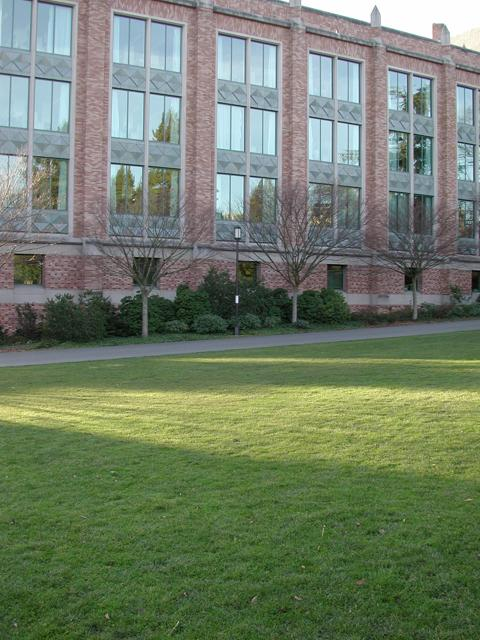
#> input picture spring_2023/computer vision/hw2/data/campus_000.jpg, 480 x 640 px
$ python -i MotionDetector.py   (imports and definitions only)   (older library calls are emulated)
#> lines starting #> are read from the running program, lines starting #| are printed output that depends on the picture; after the words box and inside, x2 and y2 are one past the last pixel; in counts of white or black regions, pixels touching at a corner belong together
### spring_2023/computer vision/hw3/KalhmanFilter.py
import numpy as np

'''
this implementation refer to these 2 websites
https://arxiv.org/pdf/1204.0375.pdf#:~:text=A%20Kalman%20Filtering%20is%20carried,in%20wireless%20networks%20is%20given.
https://thekalmanfilter.com/kalman-filter-explained-simply/

Assume we only track position and velocity
'''

class KalhmanFilter:
    def __init__(self, X, dt=1, start_frame=0, last_updated_frame=0, region=None):
        '''
        X : The mean state estimate of the previous step (k−1).
        P : The state covariance of previous step (k−1).
        A : The transition n n × matrix.
        Q : The process noise covariance matrix.
        B : The input effect matrix.
        U : The control input.
        H : State-to-measurement matrix
        R : Measurement covariance matrix

        There are some matrix that we don't need in this implementation, it's here for study purpose
        '''
        self.X = X

        self.dt = dt
        self.P = np.diag((5, 5, 5, 5))
        self.A = np.array([[1, 0, dt , 0],
                           [0, 1, 0, dt],
                           [0, 0, 1, 0],
                           [0, 0, 0,1]])
        self.Q = np.eye(4)
        self.B = np.eye(4)
        self.U = np.zeros((4,1))
        self.H = np.array([[1, 0, 0, 0], [0, 1, 0, 0]])

        self.start_frame = last_updated_frame
        self.last_updated_frame = last_updated_frame
        self.region = region
        self.history = []

    # [21 lines left out: functions predict, update, not called in this run]
        # LH = gauss_pdf(Y, IM, IS) this is the likelyhood, we probably don't need this

### spring_2023/computer vision/hw3/MotionDetector.py
import numpy as np
import matplotlib.pyplot as plt
import skvideo.io
from skimage.color import rgb2gray, gray2rgb
from skimage.measure import label, regionprops
from skimage.morphology import dilation
import cv2
import skimage.io as io
from KalhmanFilter import KalhmanFilter

np.float = np.float64
np.int = np.int_

class MotionDetector:
    def __init__(self, frames, frame_hysteresis=5, motion_threshold=0.05, distance_threshold=50,
                skip_frames=3, max_objects=10):
        self.frames = frames
        self.frame_hysteresis = frame_hysteresis # active or inactive object
        self.motion_threshold = motion_threshold  # something that moving too slow
        self.distance_threshold = distance_threshold # determine if an object candidate belongs to an object currently being tracked.
        self.skip_frames = skip_frames
        self.max_objects = max_objects
        self.tracking_objects = []
        self.last_frame_idx = 0
        self.candidates = self.detect_objects(2)
        self.draw_candidates(2)


    '''
    the object could be active or inactive
    think about, an object can stop for a while, then start moving back
    that is the reason why we need to consider an object is active or inactive
    noticed that being actived doesn't mean being tracked (very important)
    '''
    # [65 lines left out: function update_tracking, not called in this run]


    def detect_objects(self, frame_idx):
#> called with frame_idx = 2
        if frame_idx < 2:
            frame_idx = 2

        frame1 = rgb2gray(self.frames[frame_idx-2])
#> frame1 = 480 rows, first 8: [164, 196, 207], [157, 189, 200], [148, 180, 191], [142, 174, 185], [142, 174, 185], [142, 174, 185], [141, 173, 186], [140, 172, 185]
        frame2 = rgb2gray(self.frames[frame_idx-1])
#> frame2 = 480 rows, first 8: [165, 197, 208], [157, 189, 200], [148, 180, 191], [142, 174, 185], [141, 173, 184], [142, 174, 185], [141, 173, 186], [140, 172, 185]
        frame3 = rgb2gray(self.frames[frame_idx])
#> frame3 = 480 rows, first 8: [166, 198, 209], [158, 190, 201], [148, 180, 191], [142, 174, 185], [141, 173, 184], [142, 174, 185], [141, 173, 186], [140, 172, 185]
        diff1 = np.abs(frame3-frame2)
#> diff1 = 480 rows, first 8: [1, 1, 1], [1, 1, 1], [0, 0, 0], [0, 0, 0], [0, 0, 0], [0, 0, 0], [0, 0, 0], [0, 0, 0]
        diff2 = np.abs(frame2-frame1)
#> diff2 = 480 rows, first 8: [1, 1, 1], [0, 0, 0], [0, 0, 0], [0, 0, 0], [255, 255, 255], [0, 0, 0], [0, 0, 0], [0, 0, 0]

        motion_frame = np.minimum(diff1, diff2)
#> motion_frame = 480 rows, first 8: [1, 1, 1], [0, 0, 0], [0, 0, 0], [0, 0, 0], [0, 0, 0], [0, 0, 0], [0, 0, 0], [0, 0, 0]
        thresh_frame = motion_frame > self.motion_threshold
#> thresh_frame = 480 rows, first 8: [True, True, True], [False, False, False], [False, False, False], [False, False, False], [False, False, False], [False, False, False], [False, False, False], [False, False, False]
        dilated_frame = dilation(thresh_frame, np.ones((9, 9)))
#> dilated_frame = 480 rows, first 8: [True, True, True], [True, True, True], [True, True, True], [True, True, True], [True, True, True], [False, False, False], [False, False, False], [False, False, False]
        label_frame = label(dilated_frame)
#> label_frame = 480 rows, first 8: [1, 1, 1], [1, 1, 1], [1, 1, 1], [1, 1, 1], [1, 1, 1], [0, 0, 0], [0, 0, 0], [0, 0, 0]
        regions = regionprops(label_frame)
#> regions = 4 regions; box (x1, y1, x2, y2) and area: (0, 12, 3, 324) 936, (0, 367, 3, 388) 63, (0, 326, 3, 346) 60, (0, 0, 3, 5) 15
        detected_objects = []
        for region in regions:
            # skip if the region is too small
            if region.area < 100:
                continue
            X = np.array((region.centroid, [0.1,0.1])).reshape(4,1)
            # print(X)
            object = KalhmanFilter(X, dt=frame_idx - self.last_frame_idx,
                                   start_frame= frame_idx, last_updated_frame=frame_idx, region=region)
            detected_objects.append(object)
#> this loop made 4 passes
#> after the loop, detected_objects = 1 item

        self.last_frame_idx = frame_idx
        return detected_objects

    # [14 lines left out: function draw_tracking_objects, not called in this run]

    def draw_candidates(self, frame_idx):
#> called with frame_idx = 2
        color = (0,255,0) #green
        thick = 1

        for obj in self.candidates:
            bbox = obj.region.bbox
            left,top,right,bottom = bbox
            cv2.rectangle(self.frames[frame_idx], (top, left), (bottom, right), color, thick)
#> this loop made 1 pass
#> (left, top, right, bottom) on pass 1: (12, 0, 324, 3)

    # testing function
    def test(self):
        idx = 2
        threshold = 0.05

        ppframe = rgb2gray(self.frames[idx-2])
#> ppframe has the same summary as frame1 in detect_objects
        pframe = rgb2gray(self.frames[idx-1])
#> pframe has the same summary as frame2 in detect_objects
        cframe = rgb2gray(self.frames[idx])
#> cframe has the same summary as frame3 in detect_objects
        diff1 = np.abs(cframe - pframe)
        diff2 = np.abs(pframe - ppframe)

        motion_frame = np.minimum(diff1, diff2)
        thresh_frame = motion_frame > threshold
        dilated_frame = dilation(thresh_frame, np.ones((9, 9)))
        label_frame = label(dilated_frame)
        regions = regionprops(label_frame)
#> regions = 4 regions; box (x1, y1, x2, y2) and area: (0, 8, 3, 324) 948, (0, 367, 3, 388) 63, (0, 326, 3, 346) 60, (0, 0, 3, 5) 15

        fig = plt.figure()
        ax = fig.add_subplot(111)
        ax.imshow(self.frames[2], cmap='gray')
        ax.set_axis_off()
        ax.margins(0, 0)
        plt.gca().xaxis.set_major_locator(plt.NullLocator())
        plt.gca().yaxis.set_major_locator(plt.NullLocator())

        for r in regions:
            minr, minc, maxr, maxc = r.bbox
            bx = (minc, maxc, maxc, minc, minc)
            by = (minr, minr, maxr, maxr, minr)
            ax.plot(bx, by, '-b', linewidth=2)
#> this loop made 4 passes
#> (minr, maxr, by) on passes 1 to 4: (0, 5, (0, 0, 5, 5, 0)), (8, 324, (8, 8, 324, 324, 8)), (326, 346, (326, 326, 346, 346, 326)), (367, 388, (367, 367, 388, 388, 367))

        plt.show()
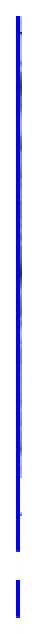
#> figure drawn by matplotlib, 1 panel

>>> import cv2
>>> picture = cv2.cvtColor(cv2.imread('../hw2/data/campus_000.jpg'), cv2.COLOR_BGR2RGB)
>>> result = MotionDetector(picture).test()
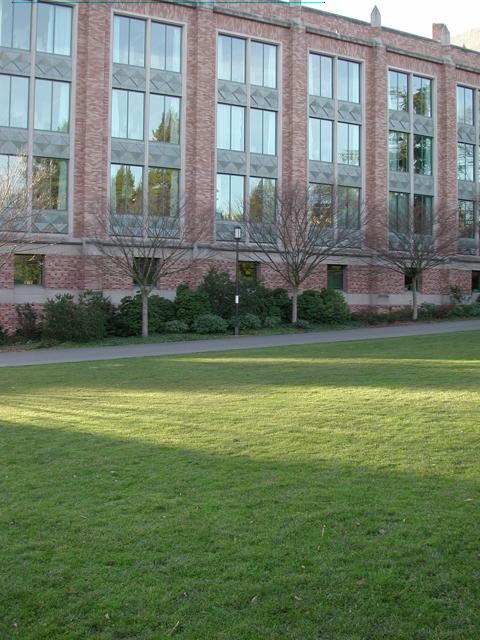
#> picture: shape (640, 480, 3); mean R, G, B 112.4, 125.9, 103.6

$ run again, on spring_2023/computer vision/hw2/data/campus_001.jpg
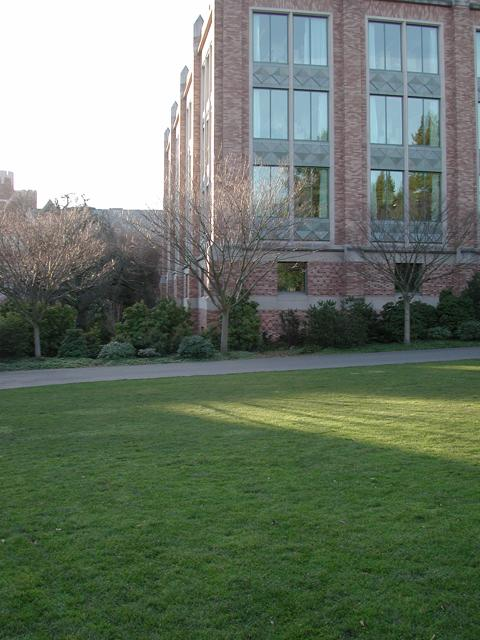
#> input picture spring_2023/computer vision/hw2/data/campus_001.jpg, 480 x 640 px
#> frame1 = 480 rows, first 8: [254, 254, 254], [254, 254, 254], [254, 254, 254], [254, 254, 254], [254, 254, 254], [254, 254, 254], [254, 254, 254], [254, 254, 254]
#> frame2 has the same summary as frame1
#> frame3 has the same summary as frame1
#> in detect_objects, `diff1 = np.abs(frame3-frame2)`: diff1 = 480 rows, first 8: [0, 0, 0], [0, 0, 0], [0, 0, 0], [0, 0, 0], [0, 0, 0], [0, 0, 0], [0, 0, 0], [0, 0, 0]
#> in detect_objects, `diff2 = np.abs(frame2-frame1)`: diff2 has the same summary as diff1
#> in detect_objects, `motion_frame = np.minimum(diff1, diff2)`: motion_frame has the same summary as diff1
#> in detect_objects, `thresh_frame = motion_frame > self.motion_threshold`: thresh_frame = 480 rows, first 8: [False, False, False], [False, False, False], [False, False, False], [False, False, False], [False, False, False], [False, False, False], [False, False, False], [False, False, False]
#> in detect_objects, `dilated_frame = dilation(thresh_frame, np.ones((9, 9)))`: dilated_frame has the same summary as thresh_frame
#> in detect_objects, `label_frame = label(dilated_frame)`: label_frame has the same summary as diff1
#> in detect_objects, `regions = regionprops(label_frame)`: regions = 1 regions; box (x1, y1, x2, y2) and area: (0, 206, 3, 480) 822
#> the loop in detect_objects, `for region in regions:` made 1 pass
#> after the loop in detect_objects, `for region in regions:`: detected_objects = 1 item
#> the loop in draw_candidates, `for obj in self.candidates:` made 1 pass
#> (left, top, right, bottom) on pass 1: (206, 0, 480, 3)
#> ppframe has the same summary as frame1 in detect_objects
#> pframe has the same summary as frame1 in detect_objects
#> cframe has the same summary as frame1 in detect_objects
#> in test, `diff2 = np.abs(pframe - ppframe)`: diff2 has the same summary as diff1 in detect_objects
#> in test, `motion_frame = np.minimum(diff1, diff2)`: motion_frame has the same summary as diff1 in detect_objects
#> in test, `dilated_frame = dilation(thresh_frame, np.ones((9, 9)))`: dilated_frame has the same summary as thresh_frame in detect_objects
#> in test, `label_frame = label(dilated_frame)`: label_frame has the same summary as diff1 in detect_objects
#> in test, `regions = regionprops(label_frame)`: regions = 1 regions; box (x1, y1, x2, y2) and area: (0, 204, 3, 480) 828
#> the loop in test, `for r in regions:` made 1 pass
#> (minr, minc, maxr, maxc, bx, by) on pass 1: (204, 0, 480, 3, (0, 3, 3, 0, 0), (204, 204, 480, 480, 204))
#> in test, `plt.show()`:
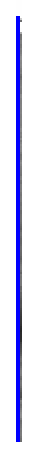
#> figure drawn by matplotlib, 1 panel
#> `result = MotionDetector(picture).test()`:
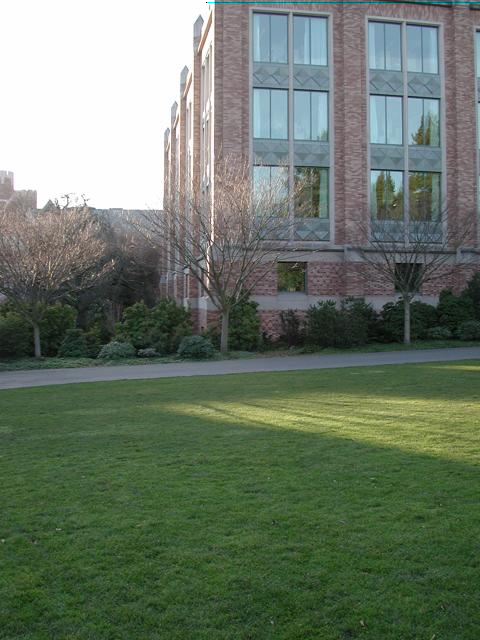
#> picture: shape (640, 480, 3); mean R, G, B 106.4, 119.2, 103.6

$ run again, on spring_2023/computer vision/hw2/data/campus_002.jpg
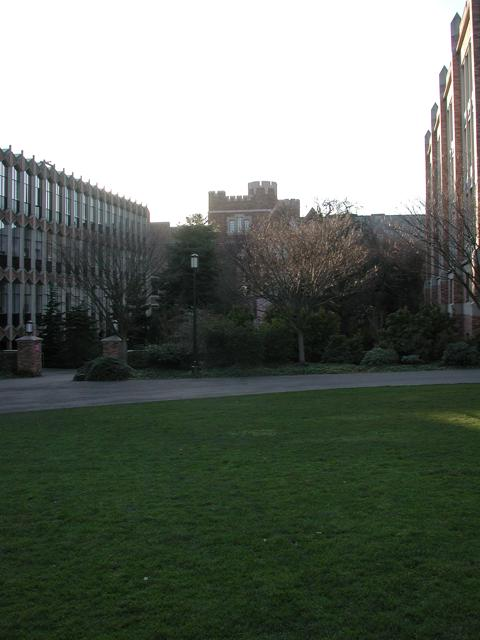
#> input picture spring_2023/computer vision/hw2/data/campus_002.jpg, 480 x 640 px
#> frame1 = 480 rows, first 8: [255, 255, 255], [255, 255, 255], [255, 255, 255], [255, 255, 255], [255, 255, 255], [255, 255, 255], [255, 255, 255], [255, 255, 255]
#> frame2 has the same summary as frame1
#> frame3 has the same summary as frame1
#> in detect_objects, `diff1 = np.abs(frame3-frame2)`: diff1 = 480 rows, first 8: [0, 0, 0], [0, 0, 0], [0, 0, 0], [0, 0, 0], [0, 0, 0], [0, 0, 0], [0, 0, 0], [0, 0, 0]
#> in detect_objects, `diff2 = np.abs(frame2-frame1)`: diff2 has the same summary as diff1
#> in detect_objects, `motion_frame = np.minimum(diff1, diff2)`: motion_frame has the same summary as diff1
#> in detect_objects, `thresh_frame = motion_frame > self.motion_threshold`: thresh_frame = 480 rows, first 8: [False, False, False], [False, False, False], [False, False, False], [False, False, False], [False, False, False], [False, False, False], [False, False, False], [False, False, False]
#> in detect_objects, `dilated_frame = dilation(thresh_frame, np.ones((9, 9)))`: dilated_frame has the same summary as thresh_frame
#> in detect_objects, `label_frame = label(dilated_frame)`: label_frame has the same summary as diff1
#> in detect_objects, `regions = regionprops(label_frame)`: regions = 1 regions; box (x1, y1, x2, y2) and area: (0, 460, 3, 480) 60
#> the loop in detect_objects, `for region in regions:` made 1 pass
#> after the loop in detect_objects, `for region in regions:`: detected_objects = []
#> ppframe has the same summary as frame1 in detect_objects
#> pframe has the same summary as frame1 in detect_objects
#> cframe has the same summary as frame1 in detect_objects
#> in test, `diff2 = np.abs(pframe - ppframe)`: diff2 has the same summary as diff1 in detect_objects
#> in test, `motion_frame = np.minimum(diff1, diff2)`: motion_frame has the same summary as diff1 in detect_objects
#> in test, `dilated_frame = dilation(thresh_frame, np.ones((9, 9)))`: dilated_frame has the same summary as thresh_frame in detect_objects
#> in test, `label_frame = label(dilated_frame)`: label_frame has the same summary as diff1 in detect_objects
#> the loop in test, `for r in regions:` made 1 pass
#> (minr, minc, maxr, maxc, bx, by) on pass 1: (460, 0, 480, 3, (0, 3, 3, 0, 0), (460, 460, 480, 480, 460))
#> in test, `plt.show()`:
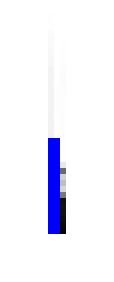
#> figure drawn by matplotlib, 1 panel
